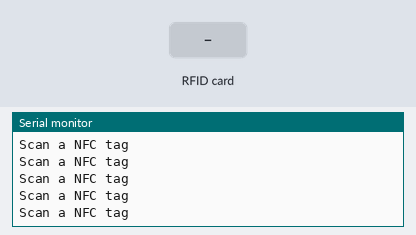
A sketch run on a simulated Arduino Uno, built with avr-gcc and run on an emulated ATmega328P. On the bench: the last lines printed to the serial monitor. Inputs (shaded band) come from the test bench.

Above: at 3.8 s.
3.9 s: RFID card EB 50 ED 65 held to the reader
At 4.5 s:
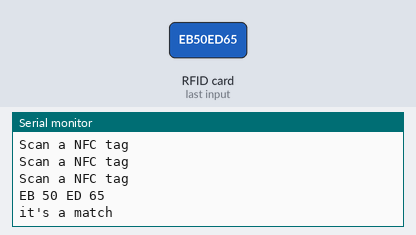
5.4 s: RFID card 5E 7A 19 C4 held to the reader
At 8.1 s:
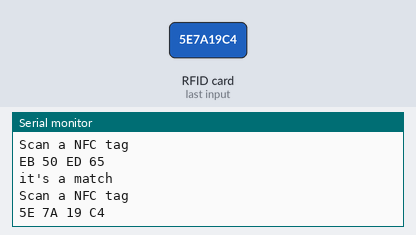

The sketch:

TagIDRead.ino
```cpp
/*
  Simple tag read example
  Uses I2C interface for NFC shield

  Reads a 4-byte tag ID  as a string
  and compares it to a known tag string

  edited from Don Coleman's library example
  created 11 Feb 2020
  by Tom Igoe
*/

// include libraries for I2C interface to PN532 chip:
#include <Wire.h>
#include <PN532_I2C.h>
#include <PN532.h>
#include <NfcAdapter.h>

// make instances of PN532 and NFC libraries:
PN532_I2C pn532_i2c(Wire);
NfcAdapter nfc = NfcAdapter(pn532_i2c);

// string of a known tag, in a format the library produces:
String knownTag = "EB 50 ED 65";
// last time a tag was read, in ms:
long lastTagReadTime = 0;
// delay between tag reads when a tag's just been read, in ms:
int tagReadDelay = 3000;

void setup() {
  Serial.begin(9600);
  nfc.begin();
}

void loop() {
  // if the read delay has passed:
  if (millis() - lastTagReadTime > tagReadDelay) {
    Serial.println("\nScan a NFC tag\n");
    // if a tag is present:
    if (nfc.tagPresent()) {
      // read the tag:
      NfcTag tag = nfc.read();
      // get the tag ID as a string:
      String tagString = tag.getUidString();
      // timestamp the read time:
      lastTagReadTime = millis();
      // print it:
      Serial.println(tagString);
      // compare it to a known tag string:
      if (tagString == knownTag) {
        Serial.println("it's a match");
      }
    }
  }
}
```

Measured:
- after the input at 3.9 s, the serial monitor: prints a new line at once (image 1)
- after the input at 5.4 s, the serial monitor: prints a new line after 1.5 s (image 2)
